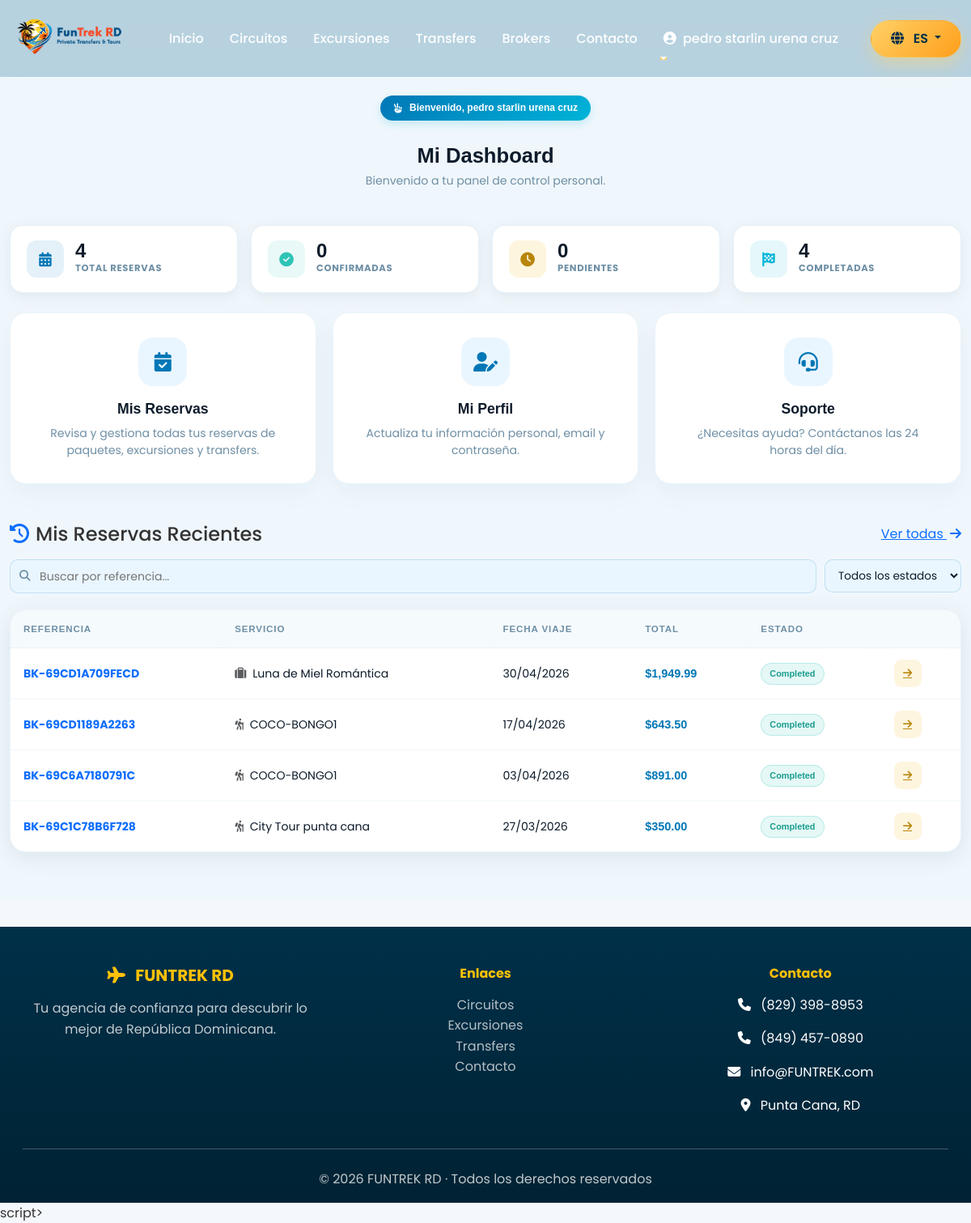
The page /public/dashboard (signed in) on the database its author committed.
### tables this page shows
CREATE TABLE `bookings` (
  `id` int(11) NOT NULL,
  `booking_reference` varchar(50) NOT NULL,
  `customer_name` varchar(255) NOT NULL,
  `customer_email` varchar(255) NOT NULL,
  `customer_phone` varchar(50) NOT NULL,
  `travel_date` date NOT NULL,
  `adults` int(11) NOT NULL DEFAULT 1,
  `children` int(11) DEFAULT 0,
  `special_requests` text DEFAULT NULL,
  `item_type` enum('package','excursion','transfer') NOT NULL,
  `item_id` int(11) NOT NULL,
  `total_price` decimal(10,2) NOT NULL,
  `status` enum('pending','confirmed','cancelled','completed') DEFAULT 'pending',
  `payment_method` varchar(100) DEFAULT NULL,
  `payment_status` enum('pending','paid','refunded') DEFAULT 'pending',
  `created_at` timestamp NOT NULL DEFAULT current_timestamp(),
  `updated_at` timestamp NOT NULL DEFAULT current_timestamp() ON UPDATE current_timestamp()
);

CREATE TABLE `packages` (
  `id` int(11) NOT NULL,
  `name` varchar(255) NOT NULL,
  `slug` varchar(255) DEFAULT NULL,
  `description` text DEFAULT NULL,
  `short_description` varchar(500) DEFAULT NULL,
  `price` decimal(10,2) NOT NULL,
  `price_type` enum('persona','paquete') NOT NULL DEFAULT 'persona',
  `discount_price` decimal(10,2) DEFAULT NULL,
  `days` int(11) NOT NULL,
  `nights` int(11) NOT NULL,
  `category` enum('playa','aventura','romantico','familiar','luxury') NOT NULL,
  `location` varchar(255) DEFAULT NULL,
  `hotel_category` varchar(50) DEFAULT NULL,
  `max_people` int(11) DEFAULT 2,
  `image` varchar(255) DEFAULT NULL,
  `gallery` text DEFAULT NULL,
  `includes` text DEFAULT NULL,
  `requirements` text DEFAULT NULL,
  `featured` tinyint(1) DEFAULT 0,
  `active` tinyint(1) DEFAULT 1,
  `created_at` timestamp NOT NULL DEFAULT current_timestamp(),
  `updated_at` timestamp NOT NULL DEFAULT current_timestamp() ON UPDATE current_timestamp()
);

CREATE TABLE `excursions` (
  `id` int(11) NOT NULL,
  `name` varchar(255) NOT NULL,
  `location` varchar(255) NOT NULL,
  `description` text DEFAULT NULL,
  `duration` varchar(50) DEFAULT NULL,
  `price` decimal(10,2) NOT NULL,
  `price_type` enum('persona','paquete') NOT NULL DEFAULT 'persona',
  `category` varchar(100) DEFAULT NULL,
  `includes` text DEFAULT NULL,
  `requirements` text DEFAULT NULL,
  `image` varchar(255) DEFAULT NULL,
  `gallery` text DEFAULT NULL COMMENT 'JSON array de nombres de imágenes adicionales',
  `rating` decimal(3,1) DEFAULT 5.0 COMMENT 'Calificación promedio 1-5',
  `reviews_count` int(11) DEFAULT 0 COMMENT 'Número de reseñas',
  `featured` tinyint(1) DEFAULT 0 COMMENT 'Excursión destacada en homepage',
  `max_people` int(11) DEFAULT 15 COMMENT 'Máximo de personas por grupo',
  `active` tinyint(1) DEFAULT 1,
  `created_at` timestamp NOT NULL DEFAULT current_timestamp()
);

### app/views/dashboard/index.php (the view, shortened to what the rows shown need)
<?php
require_once APP_ROOT . '/app/views/layouts/header.php';
?>
<div class="adm-page">
    <div class="container-fluid">
        <div class="adm-ph text-center justify-content-center">
            <div class="adm-ph-left w-100 text-center">
                <h1 class="adm-title text-center mt-3"><?= __('dashboard.title') ?? 'Mi Dashboard' ?></h1>
            </div>
        </div>
        <div class="adm-table-card">
            <?php if (empty($bookings)): ?>
                <div class="adm-empty">
                    <i class="fas fa-calendar-times"></i>
                    <h5><?= __('bookings.empty') ?></h5>
                    <p>Aún no has realizado ninguna reserva. ¡Descubre nuestras ofertas!</p>
                    <a href="<?= APP_URL ?>/paquetes" class="btn btn-primary rounded-pill px-4">Explorar Paquetes</a>
                </div>
            <?php else: ?>
                <div class="table-responsive">
                    <table class="adm-table" id="bookingsTable">
                        <thead>
                            <tr>
                                <th><?= __('bookings.ref') ?></th>
                                <th><?= __('bookings.service') ?></th>
                                <th><?= __('bookings.date') ?></th>
                                <th><?= __('bookings.total') ?></th>
                                <th><?= __('bookings.status') ?></th>
                                <th class="text-end"></th>
                            </tr>
                        </thead>
                        <tbody id="bookingsTbody">
                            <?php foreach (array_slice($bookings, 0, 5) as $booking): ?>
                                <?php
                                $itemType = $booking['item_type'] ?? 'package';
                                $serviceName = ($itemType === 'package') ? ($booking['package_name'] ?? 'Paquete') :
                                    (($itemType === 'excursion') ? ($booking['excursion_name'] ?? 'Excursión') :
                                        ($booking['transfer_name'] ?? 'Transfer'));
                                $status = $booking['status'];
                                $statusBadge = [
                                    'pending' => 'adm-badge-inactive',
                                    'confirmed' => 'adm-badge-active',
                                    'completed' => 'adm-badge-active',
                                    'cancelled' => 'adm-badge-inactive'
                                ][$status] ?? 'adm-badge-inactive';
                                ?>
                                <tr data-status="<?= $status ?>"
                                    data-search="<?= strtolower($booking['booking_reference'] . ' ' . $serviceName) ?>">
                                    <td><span
                                            class="fw-bold text-primary"><?= htmlspecialchars($booking['booking_reference'] ?? '#' . $booking['id']) ?></span>
                                    </td>
                                    <td>
                                        <div class="d-flex align-items-center gap-2">
                                            <i
                                                class="fas <?= ($itemType === 'package') ? 'fa-suitcase' : (($itemType === 'excursion') ? 'fa-hiking' : 'fa-car') ?> text-muted"></i>
                                            <?= htmlspecialchars($serviceName) ?>
                                        </div>
                                    </td>
                                    <td><?= date('d/m/Y', strtotime($booking['booking_date'] ?? $booking['travel_date'])) ?>
                                    </td>
                                    <td><span class="adm-price">$<?= number_format($booking['total_price'], 2) ?></span></td>
                                    <td>
                                        <span class="adm-badge <?= $statusBadge ?>">
                                            <?= ucfirst($status) ?>
                                        </span>
                                    </td>
                                    <td class="text-end">
                                        <a href="<?= APP_URL ?>/dashboard/booking/<?= $booking['id'] ?>" class="adm-btn-edit">
                                            <i class="fas fa-arrow-right"></i>
                                        </a>
                                    </td>
                                </tr>
                            <?php endforeach; ?>
                        </tbody>
                    </table>
                </div>
            <?php endif; ?>
        </div>
    </div>
</div>
<?php require_once APP_ROOT . '/app/views/layouts/footer.php'; ?>

### rows shown on the page
bookings: booking_reference "BK-69CD1A709FECD", packages.name "Luna de Miel Romántica", travel_date "30/04/2026", total_price "1,949.99", status "Completed"
bookings: booking_reference "BK-69CD1189A2263", excursions.name "COCO-BONGO1", travel_date "17/04/2026", total_price "643.50", status "Completed"
bookings: booking_reference "BK-69C6A7180791C", excursions.name "COCO-BONGO1", travel_date "03/04/2026", total_price "891.00", status "Completed"
bookings: booking_reference "BK-69C1C78B6F728", excursions.name "City Tour punta cana", travel_date "27/03/2026", total_price "350.00", status "Completed"

### other values the page prints
__('nav_home') "Inicio"
__('nav_packages') "Circuitos"
__('nav_excursions') "Excursiones"
__('nav_transfers') "Transfers"
__('nav_brokers') "Brokers"
__('nav_contact') "Contacto"
$_SESSION['user_name'] "pedro starlin urena cruz"
__('dashboard.welcome') "Bienvenido"
$user_name "pedro starlin urena cruz"
__('dashboard.title') "Mi Dashboard"
__('dashboard.subtitle') "Bienvenido a tu panel de control personal."
$totalBookings "4"
$confirmed "0"
$pending "0"
$completed "4"
